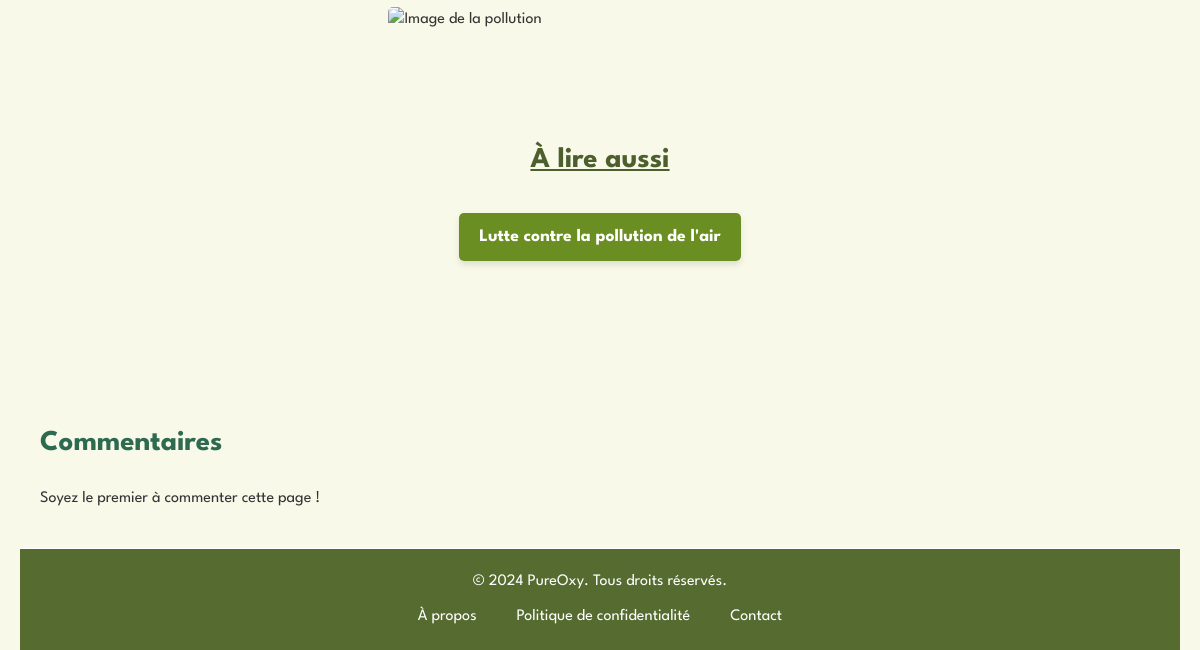
The app's page /fonctionnalites/qualite_air.php (lower part), older data.
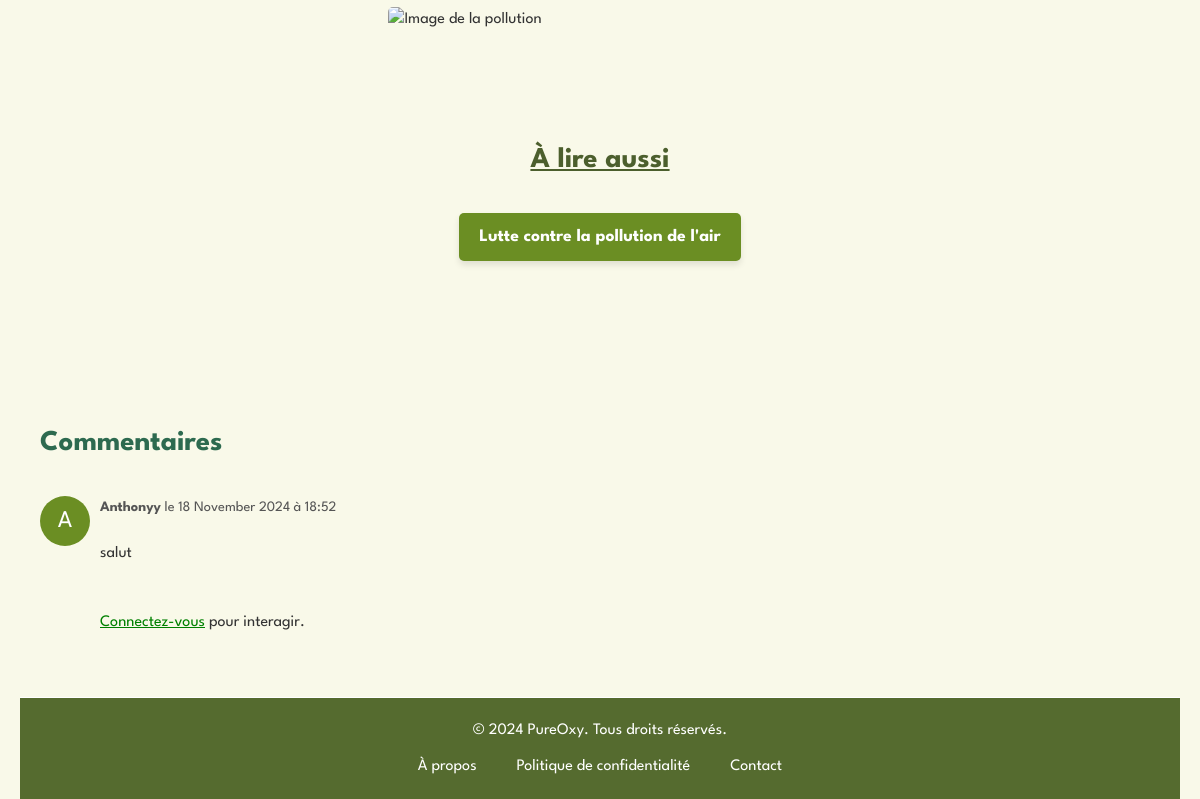
The same page, newer data.
### tables this page shows
CREATE TABLE IF NOT EXISTS `commentaire` (
  `id` int NOT NULL AUTO_INCREMENT,
  `user_id` int NOT NULL,
  `page` varchar(255) NOT NULL,
  `parent_id` int DEFAULT NULL,
  `content` text NOT NULL,
  `likes` int DEFAULT '0',
  `created_at` datetime DEFAULT CURRENT_TIMESTAMP,
  PRIMARY KEY (`id`),
  KEY `user_id` (`user_id`),
  KEY `parent_id` (`parent_id`)
);

CREATE TABLE IF NOT EXISTS `users` (
  `id` int NOT NULL AUTO_INCREMENT,
  `username` varchar(50) NOT NULL,
  `password` varchar(255) NOT NULL,
  `created_at` timestamp NULL DEFAULT CURRENT_TIMESTAMP,
  `profile_picture` varchar(255) DEFAULT '../images/user.png',
  `email` varchar(255) NOT NULL,
  PRIMARY KEY (`id`),
  UNIQUE KEY `username` (`username`)
);

### fonctionnalites/commentaires.php (the view, shortened to what this page needs)
<?php
require '../bd/bd.php';
$csrf_token = $_SESSION['csrf_token'];
if (isset($_GET['ville'])) {
    $ville = $_GET['ville'];
    $page = 'details.php?ville=' . $ville;
} else {
    $page = basename($_SERVER['PHP_SELF']);
}
class Commentaire {
    public function __construct($data) {
        $this->id = $data['id'];
        $this->username = $data['username'];
        $this->content = $data['content'];
        $this->created_at = $data['created_at'];
    }
}
function getComments($page, $parent_id = null) {
    global $conn;
    $comments = [];
    $sql = "SELECT c.*, u.username
            FROM commentaire c
            INNER JOIN users u ON c.user_id = u.id
            WHERE c.page = ? AND ";
    if (is_null($parent_id)) {
        $sql .= "c.parent_id IS NULL ";
    } else {
        $sql .= "c.parent_id = ? ";
    }
    $sql .= "ORDER BY c.created_at ASC";
    $stmt = $conn->prepare($sql);
    if (is_null($parent_id)) {
        $stmt->bind_param("s", $page);
    } else {
        $stmt->bind_param("si", $page, $parent_id);
    }
    $stmt->execute();
    $result = $stmt->get_result();
    while ($row = $result->fetch_assoc()) {
        $comment = new Commentaire($row);
        $comment->replies = getComments($page, $comment->id);
        $comments[] = $comment;
    }
    return $comments;
}
function displayComments($comments) {
    global $csrf_token, $conn;
    foreach ($comments as $comment) {
        echo '<li id="comment-' . htmlspecialchars($comment->id, ENT_QUOTES, 'UTF-8') . '">';
        echo '<div class="comment-avatar">' . htmlspecialchars(substr($comment->username, 0, 1), ENT_QUOTES, 'UTF-8') . '</div>';
        echo '<div class="comment-content">';
        echo '<div class="comment-details">';
        $formatted_date = date('d F Y à H:i', strtotime($comment->created_at));
        echo '<strong>' . htmlspecialchars($comment->username, ENT_QUOTES, 'UTF-8') . '</strong> le ' . htmlspecialchars($formatted_date, ENT_QUOTES, 'UTF-8');
        echo '</div>';
        echo '<p>' . nl2br(htmlspecialchars($comment->content, ENT_QUOTES, 'UTF-8')) . '</p>';
        echo '<div class="comment-actions">';
        if (isset($_SESSION['user_id'])) {
            $stmt_like = $conn->prepare("SELECT * FROM likes WHERE user_id = ? AND comment_id = ?");
            $stmt_like->bind_param("ii", $_SESSION['user_id'], $comment->id);
            $stmt_like->execute();
            $result_like = $stmt_like->get_result();
            if ($result_like->num_rows == 0) {
                echo '<form method="post" class="like-form" data-comment-id="' . htmlspecialchars($comment->id, ENT_QUOTES, 'UTF-8') . '">';
                echo '<input type="hidden" name="csrf_token" value="' . htmlspecialchars($csrf_token, ENT_QUOTES, 'UTF-8') . '">';
                echo '<button type="submit"><i class="fas fa-thumbs-up"></i> J\'aime (<span class="like-count">' . htmlspecialchars($comment->likes, ENT_QUOTES, 'UTF-8') . '</span>)</button>';
                echo '</form>';
            } else {
                echo '<form method="post" class="unlike-form" data-comment-id="' . htmlspecialchars($comment->id, ENT_QUOTES, 'UTF-8') . '">';
                echo '<input type="hidden" name="csrf_token" value="' . htmlspecialchars($csrf_token, ENT_QUOTES, 'UTF-8') . '">';
                echo '<button type="submit"><i class="fas fa-thumbs-down"></i> Je n\'aime plus (<span class="like-count">' . htmlspecialchars($comment->likes, ENT_QUOTES, 'UTF-8') . '</span>)</button>';
                echo '</form>';
            }
            echo '<button class="reply-button" data-comment-id="' . htmlspecialchars($comment->id, ENT_QUOTES, 'UTF-8') . '"><i class="fas fa-reply"></i> Répondre</button>';
            if ($comment->user_id == $_SESSION['user_id']) {
                echo '<button class="delete-comment-button" data-comment-id="' . htmlspecialchars($comment->id, ENT_QUOTES, 'UTF-8') . '"><i class="fas fa-trash-alt"></i> Supprimer</button>';
            }
        } else {
            echo '<p><a href="../pages/compte.php">Connectez-vous</a> pour interagir.</p>';
        }
        echo '</div>';
        echo '</div>';
        echo '</li>';
    }
}
?>
<div class="comment-section">
    <h3>Commentaires</h3>
    <?php
    $comments = getComments($page);
    if (!empty($comments)) {
        echo '<ul class="comments">';
        displayComments($comments);
        echo '</ul>';
    } else {
        echo '<p>Soyez le premier à commenter cette page !</p>';
    }
    ?>
</div>

Row changes from the older to the newer data that the page shows:
added commentaire: user.username "A", user.username "Anthonyy", created_at "18 November 2024 à 18:52", content "salut"
Text that changed along with them:
text no longer shown: "Soyez le premier à commenter cette page !"
